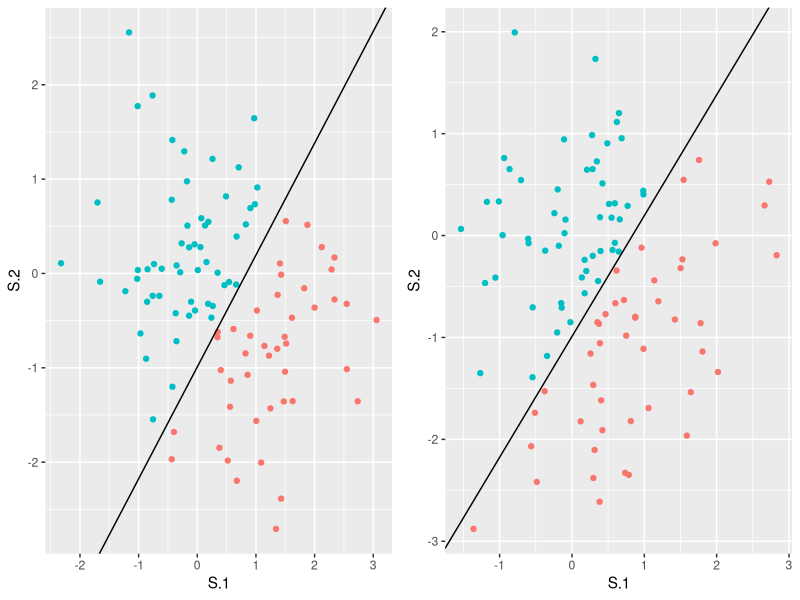

Generate this figure with R: (Note: this script raises an error after producing the figure.)
rm(list=ls())
if(! require(plyr))
	{install.packages("plyr")}
if(! require(ggplot2))
	{install.packages("ggplot2")}
if(! require(gridExtra))
	{install.packages("gridExtra")}

library("plyr")
library("ggplot2")
library("gridExtra")

################# FUNCTIONS #################
### fakedata(w, n)
#Inputs
#w:  w[1:d] is the normal vector of a hyperplane, 
#    w[d+1] = -c is the negative offset parameter. 
#n: sample size
#Outputs
#S: n by (d+1) sample matrix with last col 1
#y: vector of the associated class labels
fakedata <- function(w, n)
{
	if(! require(MASS))
		{install.packages("MASS")}
	if(! require(mvtnorm))
		{install.packages("mvtnorm")}

	require(MASS)
	require(mvtnorm)

	# obtain dimension
	d <- length(w)-1

	# compute the offset vector and a Basis consisting of w and its nullspace
	offset <- -w[length(w)] * w[1:d] / sum(w[1:d]^2)
	Basis <- cbind(Null(w[1:d]), w[1:d])	 

	# Create samples, correct for offset, and extend
	# rmvnorm(n,mean,sigme) ~ generate n samples from N(0,I) distribution
	S <- rmvnorm(n, mean=rep(0,d),sigma = diag(1,d)) %*%  t(Basis) 
	S <- S + matrix(rep(offset,n),n,d,byrow=T)
	S <- cbind(S,1)

	# compute the class assignments
	y <- as.vector(sign(S %*% w))

	# add corrective factors to points that lie on the hyperplane.
	S[y==0,1:d] <- S[y==0,1:d] + runif(1,-0.5,0.5)*10^(-4)
	y = as.vector(sign(S %*% w))
	return(list(S=S, y=y))
}

### classify(s, z) 
#Inputs
#s: (d + 1) each row is homogeneous coordinate representation of a single obs
#z: (v, -c) v: normal vector perceptron weight factor. c: offset parameter
#Outputs
#y: vector of associated class labels
classify <- function(s, z)
{
	y = as.vector(sign(s%*%z))
	return(y)
}

### perceptrain(s,y)
#Inputs
#s: (d + 1) each row is homogeneous coordinate representation of a single obs
#y: vector of associated class labels
#Outputs
#z: optimal perceptron result
#Z_history: evolution of z over algorithm
perceptrain <- function(s,y)
{
	#random generate initial hyperplane
	dim_v = dim(s)[2] - 1
	v = rnorm(dim_v)
	v = v/sqrt(v%*%v)
	c = rnorm(1)
	z = c(v, -c)
	Z_history = rbind(z)

	count_k = 1
	while(cost_percept(s,y,z) > 0)
	{
		z = z + gradient_cost_percept(s,y,z) / count_k;
		Z_history = rbind(Z_history, z)
		count_k = count_k + 1;
	}
	return(list(z = z, Z_history = Z_history))
}
#same as perceptrain + normalizing normal vector and correspondigly adjust offset at every iteration
perceptrain_norm <- function(s,y)
{
	#random generate initial hyperplane
	dim_v = dim(s)[2] - 1
	v = rnorm(dim_v)
	v = v/sqrt(v%*%v)
	c = rnorm(1)
	z = c(v, -c)
	Z_history = rbind(z)

	count_k = 1
	while(cost_percept(s,y,z) > 0)
	{
		z = z + gradient_cost_percept(s,y,z) / count_k;
		norm_z = sqrt(z[1]^2 + z[2]^2)
		z = z / norm_z
		Z_history = rbind(Z_history, z)
		count_k = count_k + 1;
	}
	return(list(z = z, Z_history = Z_history))
}

### cost_percept(s,y,z)
#Inputs
#s: (d + 1) each row is homogeneous coordinate representation of a single obs
#z: (v, -c) v: normal vector perceptron weight factor. c: offset parameter
#y: vector of associated class labels
#Outputs
#scalar perceptron cost at z
cost_percept <- function(s,y,z)
{
	return(sum(abs(s%*%z)*(y == -classify(s,z))))
}

### gradient_cost_percept(s,y,z)
#Inputs
#s: (d + 1) each row is homogeneous coordinate representation of a single obs
#z: (v, -c) v: normal vector perceptron weight factor. c: offset parameter
#y: vector of associated class labels
#Outputs
#vecotr of gradient of perceptron cost w.r.t. z	
gradient_cost_percept <- function(s, y, z)
{
	costmat = s*((y == -classify(s,z))*y)
	num_i= dim(costmat)[1]
	temp_sum = 0

	for(i in 1:num_i)
	{
		temp_sum = temp_sum + costmat[i,]
	}
	return(temp_sum)
}

### hyper_eq_line(x, y, off)
#Inputs
#x, y: coordinate of normal vector
#off: offset of hyperplane perpendicular to normal vector
#Outputs
#slope, inter: equation of the line perpendicular to normal vector
hyper_eq_line <- function(x, y, off)
{
	vh_norm = sqrt(x^2 + y^2)
	slope = -x/y
	inter = -(y- slope*x)* off / (vh_norm^2)
	return(list(slope = slope, inter = inter))
}
#####################################################

######## main driver of algo ########

#random generate vh and c
dim_v = 2
v = rnorm(dim_v)
v = v/sqrt(v%*%v)
c = rnorm(1)
z = c(v, -c)

#generate seperable data, split between +ve & -ve
#train perceptron, get eq line, plot them
train_sep_data = fakedata(z, 100)
sd.df = data.frame(train_sep_data)
pos_class = subset(sd.df, y > 0)
neg_class = subset(sd.df, y < 0)
result_z = perceptrain_norm(train_sep_data$S,train_sep_data$y)
hyper = hyper_eq_line(result_z$z[1],result_z$z[2],result_z$z[3])
sd.df = mutate(sd.df, y = factor( y, levels = -1:1, labels = c("neg", "neut", "pos")))
plot_train <- ggplot(sd.df,aes(x = S.1, y = S.2)) + geom_point(aes(colour = factor(y))) 
plot_train <- plot_train + geom_abline(intercept = hyper$inter, slope = hyper$slope, colour = "black", size = 0.5) 
plot_train <- plot_train + theme(legend.position="none") + labs(list(title = "Perceptron - Train Data", x = "dim1", y = "dim2"))

#generate test data, and classify it 
test_sep_data = fakedata(z, 100)
test_sep.df = data.frame(test_sep_data)
pos_class_test = subset(test_sep.df, y > 0)
neg_class_test = subset(test_sep.df, y < 0)
result_z_test = perceptrain(test_sep_data$S, test_sep_data$y)
hyper_test = hyper_eq_line(result_z_test$z[1], result_z_test$z[2], result_z_test$z[3])
test_sep.df = mutate(test_sep.df, y = factor( y, levels = -1:1, labels = c("neg", "neut", "pos")))
plot_test <- ggplot(test_sep.df,aes(x = S.1, y = S.2)) + geom_point(aes(colour = factor(y))) 
plot_test <- plot_test + geom_abline(intercept = hyper$inter, slope = hyper$slope, colour = "black", size = 0.5) 
plot_test <- plot_test + theme(legend.position="none") + labs(list(title = "Perceptron - Test Data", x = "dim1", y = "dim2"))

#plotting the evolution of normal vector to the hyperplane
#red point is start point, blue is answer
test.df = data.frame(result_z$Z_history[,3]*result_z$Z_history[,1:2])
last_z = dim(result_z$Z_history)[1]
plot_normv <- ggplot(test.df, aes(x = X1, y = X2)) + geom_point(alpha = 5/10)
plot_normv <- plot_normv + geom_point(colour = "blue", aes(x = test.df[last_z,1], y= test.df[last_z,2],size = 1.0)) 
plot_normv <- plot_normv + geom_point(colour = "red" ,aes(x = test.df[1,1], y = test.df[1,2],size = 1.0))  
plot_normv <- plot_normv + theme(legend.position="none") + labs(list(title = "Evolution of Normal Vector", x = "dim1", y = "dim2")) 

#plotting the evolution of hyperplane, if too many pts subset
i = 1
inc_i = max(1,floor(last_z / 50))
plot_hyper <- ggplot() +  geom_point(size = 0.25, aes(x = 0, y= 0)) + expand_limits(x=c(-4, 4), y = c(-4, 4))
while(i < last_z)
{
	hyper = hyper_eq_line(result_z$Z_history[i,1],result_z$Z_history[i,2],result_z$Z_history[i,3])
	plot_hyper <- plot_hyper + geom_abline(intercept = hyper$inter, slope = hyper$slope, colour = "grey", alpha = 0.8)
	i = i + inc_i
}
hyper = hyper_eq_line(result_z$Z_history[last_z,1],result_z$Z_history[last_z,2],result_z$Z_history[last_z,3])
plot_hyper <- plot_hyper + geom_abline(intercept = hyper$inter, slope = hyper$slope, colour = "blue", size = 1.25)
plot_hyper <- plot_hyper + labs(list(title = "Evolution of Hyperplane", x = "dim1", y = "dim2")) 

grid.arrange(plot_train, plot_test, ncol = 2)
x11()
grid.arrange(plot_normv, plot_hyper, ncol = 2)
